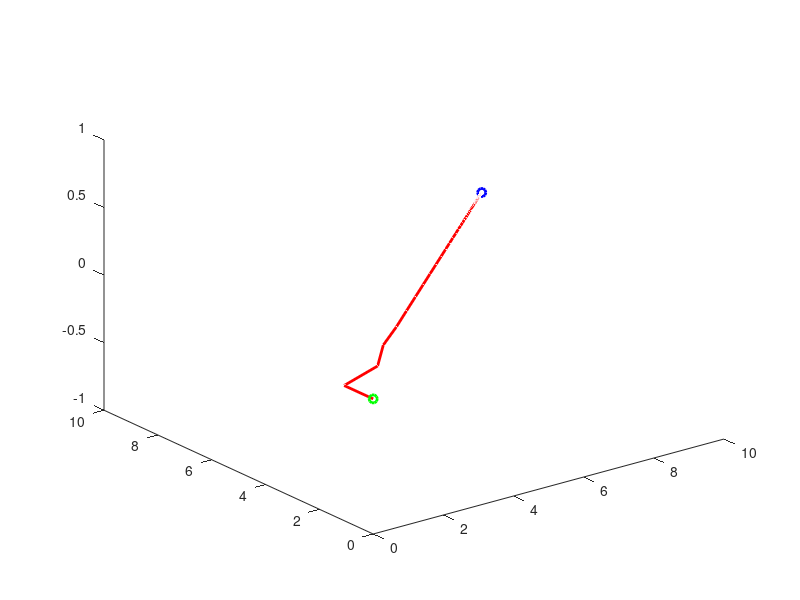
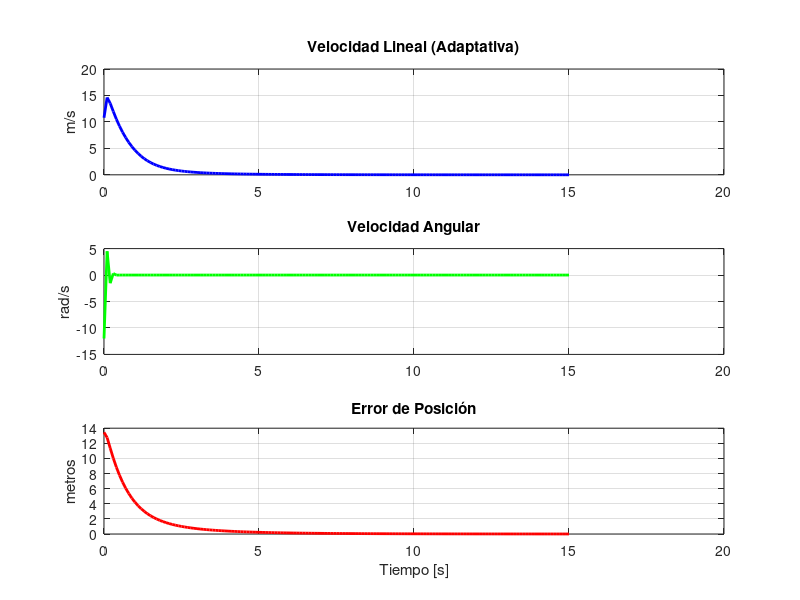

The MATLAB source for these figures, in order:
% Limpieza de pantalla
clear all
close all
clc

% 1 TIEMPO %%%%%%%%%%%%%%%%%%%%%%%%%%%%%%%%%%%%%%%%%%%%%%%%%%%%%%%%
tf=15;           
ts=0.1;            
t=0:ts:tf;         
N= length(t);      

% 2 CONDICIONES INICIALES %%%%%%%%%%%%%%%%%%%%%%%%%%%%%%%%%%%%%%%%%
x1(1)=0;  
y1(1)=0;  
phi(1)=pi/2; 

% 3 POSICION DESEADA %%%%%%%%%%%%%%%%%%%%%%%%%%%%%%%%%%%%%%%%%%%%
hxd=10;
hyd=9;

hx(1)= x1(1);       
hy(1)= y1(1);       

% AUTO-TUNING
K_max = 1.2;    % Ganancia máxima para distancias largas
K_min = 0.4;    % Ganancia mínima para precisión al llegar
alpha = 0.5;    % Factor de suavizado

% 4 CONTROL, BUCLE DE SIMULACION %%%%%%%%%%%%%%%%%%%%%%%%%%%%%%%%
for k=1:N 
    % a) Errores de control
    hxe(k) = hxd - hx(k);
    hye(k) = hyd - hy(k);
    
    % Magnitud del error de posición actual
    Error(k) = sqrt(hxe(k)^2 + hye(k)^2);
    
    % ---ALGORITMO AUTO-SINTONIZABLE---
    % Calculamos una ganancia escalar que depende del error
    k_adapt = K_min + (K_max - K_min) * (1 - exp(-alpha * Error(k)));
    
    % b) Matriz Jacobiana
    J = [cos(phi(k)) -sin(phi(k));...
         sin(phi(k))  cos(phi(k))];
    
    % c) Matriz de Ganancias Adaptativa
    % Aplicamos la ganancia calculada dinámicamente
    K = [k_adapt 0;...
         0       k_adapt];
    
    % d) Ley de Control
    he = [hxe(k); hye(k)];
    qpRef = pinv(J) * K * he;
    
    v(k) = qpRef(1);   % Velocidad lineal
    w(k) = qpRef(2);   % Velocidad angular
    
    % 5 APLICACIÓN DE CONTROL AL ROBOT %%%%%%%%%%%%%%%%%%%%%%%%%%%%%%%%
    phi(k+1) = phi(k) + w(k) * ts; 
           
    xp1 = v(k) * cos(phi(k)); 
    yp1 = v(k) * sin(phi(k));
 
    x1(k+1) = x1(k) + xp1 * ts; 
    y1(k+1) = y1(k) + yp1 * ts; 
    
    hx(k+1) = x1(k+1); 
    hy(k+1) = y1(k+1);
end

%%%%%%%%%%%%%%%%%%%%%%%%%%%%% SIMULACION VIRTUAL 3D %%%%%%%%%%%%%%%%%%%%%%%%%%%%
scene=figure;  
set(scene,'Color','white','Name','Simulación Robot Diferencial'); 
set(gca,'FontWeight','bold');
sizeScreen=get(0,'ScreenSize'); 
set(scene,'position',sizeScreen); 
camlight('headlight'); 
axis equal; grid on; box on;
xlabel('x(m)'); ylabel('y(m)'); zlabel('z(m)');
view([-0.1 35]); 
axis([-11 11 -11 11 0 1]); 

scale = 4;
try
    MobileRobot_5; 
    H1=MobilePlot_4(x1(1),y1(1),phi(1),scale); hold on;
catch
    disp('Nota: Funciones de dibujo no encontradas, se mostrará solo trayectoria.');
end

H2=plot3(hx(1),hy(1),0,'r','lineWidth',2); hold on;
H3=plot3(hxd,hyd,0,'bo','lineWidth',2); 
H4=plot3(hx(1),hy(1),0,'go','lineWidth',2);

step=2; 
for k=1:step:N
    if exist('H1','var'); delete(H1); end
    if exist('MobilePlot_4','file')
        H1=MobilePlot_4(x1(k),y1(k),phi(k),scale);
    end
    set(H2, 'XData', hx(1:k), 'YData', hy(1:k), 'ZData', zeros(1,k));
    pause(0.01);
end

%%%%%%%%%%%%%%%%%%%%%%%%%%%%% Graficas de Análisis %%%%%%%%%%%%%%%%%%%%%%%%%%%%
graph=figure;  
set(graph,'position',sizeScreen,'Color','white','Name','Análisis de Control Adaptativo'); 
subplot(311)
plot(t,v,'b','LineWidth',2),grid on,title('Velocidad Lineal (Adaptativa)'),ylabel('m/s');
subplot(312)
plot(t,w,'g','LineWidth',2),grid on,title('Velocidad Angular'),ylabel('rad/s');
subplot(313)
plot(t,Error,'r','LineWidth',2),grid on,title('Error de Posición'),xlabel('Tiempo [s]'),ylabel('metros');
